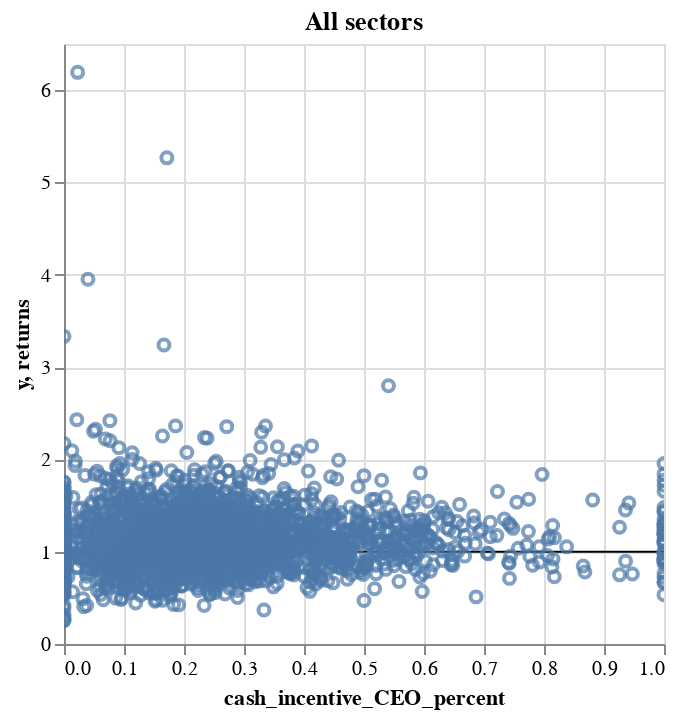

Notebook cell for this chart:
### Code cell
plot_data(df)

### Figure 1 — Vega-Lite specification as saved in the notebook (floating-point values rounded to 4 significant figures; data arrays with more than 128 entries replaced by an {"elided": "..."} marker saying what was removed)
{"config": {"view": {"continuousWidth": 300, "continuousHeight": 300}}, "layer": [{"data": {"name": "data-d764767e7dd3b10b2c76c1355ce10ef3"}, "mark": {"type": "rule"}, "encoding": {"y": {"field": "y", "type": "quantitative"}}}, {"data": {"name": "data-6d346a750ae73875435aa6380ef437c1"}, "mark": {"type": "point"}, "encoding": {"tooltip": [{"field": "cash_incentive_CEO_percent", "type": "quantitative"}, {"field": "returns", "type": "quantitative"}, {"field": "symbol", "type": "nominal"}, {"field": "year", "type": "quantitative"}], "x": {"field": "cash_incentive_CEO_percent", "type": "quantitative"}, "y": {"field": "returns", "type": "quantitative"}}, "name": "view_2", "title": "All sectors"}], "params": [{"name": "param_2", "select": {"type": "interval", "encodings": ["x", "y"]}, "bind": "scales", "views": ["view_2"]}], "$schema": "https://vega.github.io/schema/vega-lite/v5.8.0.json", "datasets": {"data-d764767e7dd3b10b2c76c1355ce10ef3": [{"y": 1}], "data-6d346a750ae73875435aa6380ef437c1": {"elided": "3186 records"}}}
